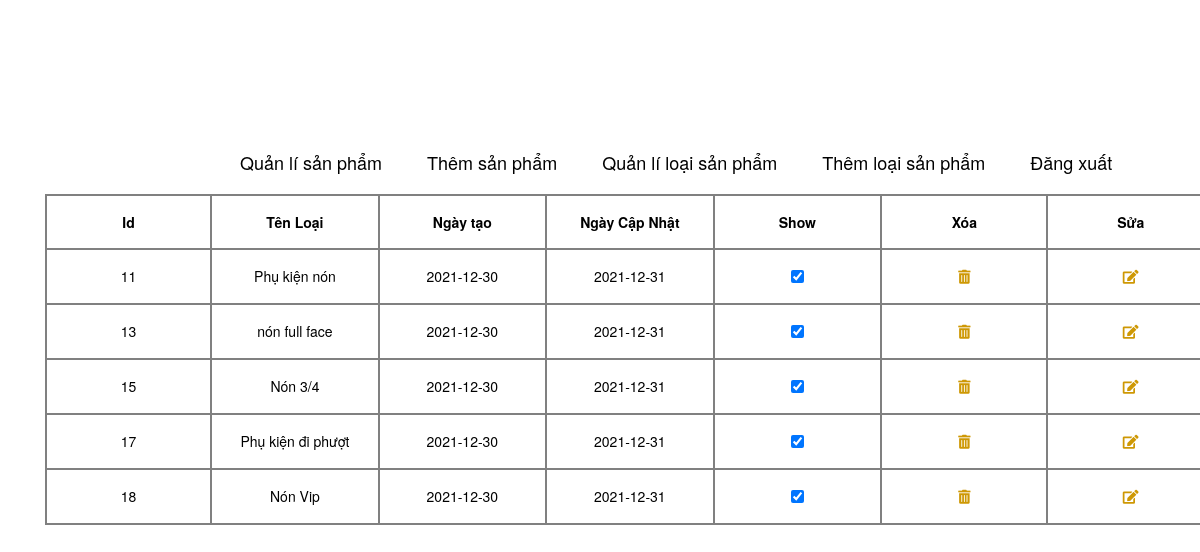
The page /back-end/admin/Manage-category.php on the database its author committed.
### tables this page shows
CREATE TABLE `category` (
  `cateID` int(10) UNSIGNED NOT NULL,
  `cateName` varchar(50) NOT NULL,
  `isShow` varchar(10) NOT NULL,
  `createDate` date DEFAULT current_timestamp(),
  `modifyDate` date DEFAULT current_timestamp()
);

### back-end/admin/Manage-category.php (the view, shortened to what this page needs)
<!doctype html>
<html>
<head>
    <link rel="stylesheet" href="https://maxcdn.bootstrapcdn.com/bootstrap/3.3.7/css/bootstrap.min.css" />
    <link rel="stylesheet" href="./libs/fontawesome-free-5.15.4/css/all.min.css">
    <link rel="stylesheet" href="https://use.fontawesome.com/releases/v5.7.0/css/all.css">
</head>
<body>
    <?php
    include "./connect_data.php";
    $sql = "SELECT * FROM category";
    $result = $conn->query($sql);
    ?>
    <div class="row">
        <div class=" list">
            <ul>
                <li><a href="Manage-product.php"> Quản lí sản phẩm</a></li>
                <li><a href="Add-new-product.php">Thêm sản phẩm</a></li>
                <li><a href="Manage-category.php"> Quản lí loại sản phẩm</a></li>
                <li><a href="Add-category.php">Thêm loại sản phẩm</a></li>
                <li><a href="index.php">Đăng xuất</a></li>
        </div>
    </div>
    <div class="row">
        <div class="table-list">
                <table>
                    <tr>
                        <td><strong>Id</strong></td>
                        <td><strong>Tên Loại</strong></td>
                        <td><strong>Ngày tạo</strong></td>
                        <td><strong>Ngày Cập Nhật</strong></td>
                        <td><strong>Show</strong></td>
                        <td><strong>Xóa</strong></td>
                        <td><strong>Sửa</strong></td>
                    </tr>
                    <?php
                    while ($row = mysqli_fetch_assoc($result)) {
                    ?>
                        <tr>
                            <td><?php echo $row["cateID"] ?></td>
                            <td><?php echo $row["cateName"]; ?></td>
                            <td><?php echo $row["createDate"]; ?></td>
                            <td><?php echo $row["modifyDate"] ?></td>
                            <td><input type="checkbox" <?php echo $row["isShow"] ?> /></td>
                            <td><a onclick="return Delete('<?php echo $row['cateName']; ?>')" href="Delete-category.php?view=delete&cateID=<?php echo $row["cateID"] ?>"><i class="fas fa-trash-alt" style="color: rgb(206, 152, 4);"></i></a></td>
                            <td><a href="Edit-category.php?view=edit&cateID=<?php echo $row["cateID"] ?>"><i class="fas fa-edit" style="color: rgb(206, 152, 4);"></i></a></td>
                        </tr>
                    <?php
                    }
                    ?>
                </table>
        </div>
    </div>
</body>
</html>

### back-end/admin/Manage-category.php (style rules this page uses)
ul { margin-top: 150px; margin-left: 5px; position: relative; }
ul li { padding-bottom: 18px; list-style-type: none; }
ul li a { text-decoration: none; font-size: 18px; color: black; }
.list ul li { float: left; }
.list ul { margin-left: 170px; }
.list :not(:last-child) { margin-left: 45px; }
td { width: 180px; border: 2px solid grey; text-align: center; padding: 16px; color: black; }
.table-list table { margin-left: 60px; }

### rows shown on the page
category: cateID "11", cateName "Phụ kiện nón", createDate "2021-12-30", modifyDate "2021-12-31"
category: cateID "13", cateName "nón full face", createDate "2021-12-30", modifyDate "2021-12-31"
category: cateID "15", cateName "Nón 3/4", createDate "2021-12-30", modifyDate "2021-12-31"
category: cateID "17", cateName "Phụ kiện đi phượt", createDate "2021-12-30", modifyDate "2021-12-31"
category: cateID "18", cateName "Nón Vip", createDate "2021-12-30", modifyDate "2021-12-31"
